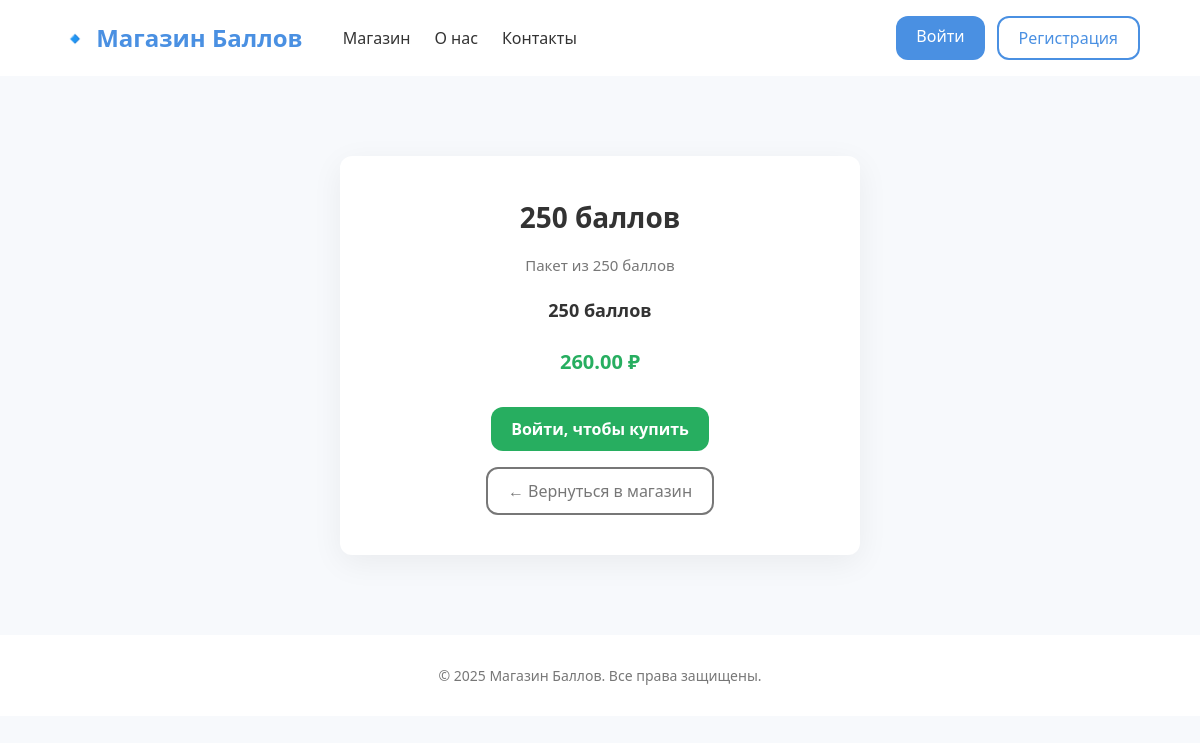
Page /store/250-ballov/ on the committed database.
### store/models.py (models this page shows, shortened)
class Package(models.Model):
    name = models.CharField(max_length=100, verbose_name="Название пакета")
    slug = models.SlugField(max_length=100)
    description = models.TextField(verbose_name="Описание")
    points = models.PositiveIntegerField(verbose_name="Количество баллов")
    price = models.DecimalField(max_digits=8, decimal_places=2, verbose_name="Цена (₽)")
    discount = models.DecimalField(default=0.00, max_digits=4, decimal_places=2)
    class Meta:
        ordering = ['points']
    def sell_price(self):
        if self.discount:
            return round(self.price - self.price * self.discount / 100, 2)
        return self.price

### store/views.py (the view)
# urls.py: path('<slug:slug>/', package_detail, name = 'package_detail'),
def package_detail(request, slug):
    package = get_object_or_404(Package, slug=slug)
    balance = None
    if request.user.is_authenticated:
            info, _ = AdditionalInfo.objects.get_or_create(user_id=request.user.id)
            balance = info.balance
    return render(request, 'store/detail.html', {
        'package': package,
        'balance': balance,
    })

### store/templates/store/detail.html (shortened to what this page needs)
{% load static %}
<!DOCTYPE html>
<html lang="ru">
<head>
  <link rel="stylesheet" href="{% static 'css/store.css' %}">
</head>
<body>
<header class="site-header">
  <div class="container header-inner">
    <div class="logo">🔹 Магазин Баллов</div>
    <nav class="nav-menu">
      <a href="{% url 'store:store' %}">Магазин</a>
      <a href="#">О нас</a>
      <a href="#">Контакты</a>
    </nav>
    <div class="auth-buttons">
      {% if user.is_authenticated %}
        <form action="{% url 'logout' %}" method="post" class="logout-form">
            {% csrf_token %}
            <button type="submit" class="btn outlined">Выйти</button>
        </form>
        <span class="balance">Баланс: {{ balance }} баллов</span>
      {% else %}
        <a href="{% url 'login' %}?next={{ request.path }}" class="btn primary">Войти</a>
        <a href="{% url 'auth' %}" class="btn outlined">Регистрация</a>
      {% endif %}
    </div>
  </div>
</header>
<section class="detail-section">
  <div class="container detail-card">
    <h1>{{ package.name }}</h1>
    <p class="detail-desc">{{ package.description }}</p>
    <p class="detail-points"><strong>{{ package.points }} баллов</strong></p>
    <p class="detail-price">
      <span class="new-price">{{ package.sell_price }} ₽</span>
    </p>
    <div class="detail-buttons">
      {% if user.is_authenticated %}
        <form method="post" action="{% url 'store:buy_package' package.slug %}">
          {% csrf_token %}
          <button class="btn btn-buy">Купить</button>
        </form>
      {% else %}
        <a href="{% url 'login' %}?next={{ request.path }}" class="btn btn-buy">
          Войти, чтобы купить
        </a>
      {% endif %}
      <a href="{% url 'store:store' %}" class="btn btn-secondary">← Вернуться в магазин</a>
    </div>
  </div>
</section>
<footer class="site-footer">
  <div class="container">
    <p>© 2025 Магазин Баллов. Все права защищены.</p>
  </div>
</footer>
</body>
</html>

### store/static/css/store.css (style rules this page uses)
:root { --primary: #4a90e2; --primary-dark: #357ae8; --accent: #27ae60; --danger: #e74c3c; --bg: #f7f9fc; --card-bg: #ffffff; --text: #333333; --muted: #777777; --radius: 12px; --transition: 0.3s ease; }
* { box-sizing: border-box; margin: 0; padding: 0; }
body { font-family: 'Segoe UI', sans-serif; background: var(--bg); color: var(--text); line-height: 1.5; }
.container { width: 90%; max-width: 1200px; margin: 0 auto; }
.site-header { background: #fff; box-shadow: 0 2px 8px rgba(0, 0, 0, 0.05); }
.header-inner { display: flex; align-items: center; padding: 16px 0; }
.logo { font-size: 24px; font-weight: bold; color: var(--primary); }
.nav-menu { margin-left: 40px; display: flex; gap: 24px; }
.nav-menu a { text-decoration: none; color: var(--text); font-weight: 500; transition: color var(--transition); }
.auth-buttons { margin-left: auto; display: flex; gap: 12px; }
.btn { display: inline-block; text-decoration: none; padding: 8px 20px; border-radius: var(--radius); font-weight: 500; line-height: 1.5; transition: background var(--transition), color var(--transition), border var(--transition), opacity var(--transition); }
.btn.outlined { background: transparent; border: 2px solid var(--primary); color: var(--primary); }
.btn.primary { background: var(--primary); color: #fff; }
.btn-buy { background: var(--accent); color: #fff; padding: 10px 20px; font-weight: 600; }
.btn-secondary { background: transparent; border: 2px solid var(--muted); color: var(--muted); padding: 10px 20px; }
.new-price { font-size: 20px; font-weight: bold; color: var(--accent); }
.detail-section { background: var(--bg); padding: 80px 0; }
.detail-card { background: var(--card-bg); max-width: 520px; margin: 0 auto; padding: 40px; border-radius: var(--radius); box-shadow: 0 8px 32px rgba(0, 0, 0, 0.06); position: relative; text-align: center; }
.detail-card h1 { margin-bottom: 16px; font-size: 28px; }
.detail-desc { font-size: 15px; color: var(--muted); margin-bottom: 20px; }
.detail-points { font-size: 18px; margin-bottom: 20px; }
.detail-price { font-size: 22px; margin-bottom: 30px; }
.detail-buttons { display: flex; gap: 16px; justify-content: center; flex-wrap: wrap; }
.site-footer { background: #fff; padding: 30px 0; text-align: center; font-size: 14px; color: var(--muted); }

### rows in the picture
Package: name "250 баллов", description "Пакет из 250 баллов", points "250", sell_price "260.00"
